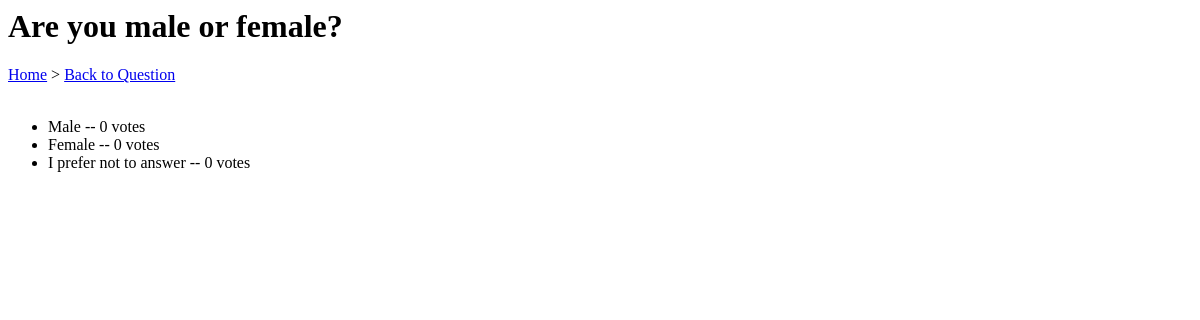
Page /polls/3/results/ on the earlier database version.
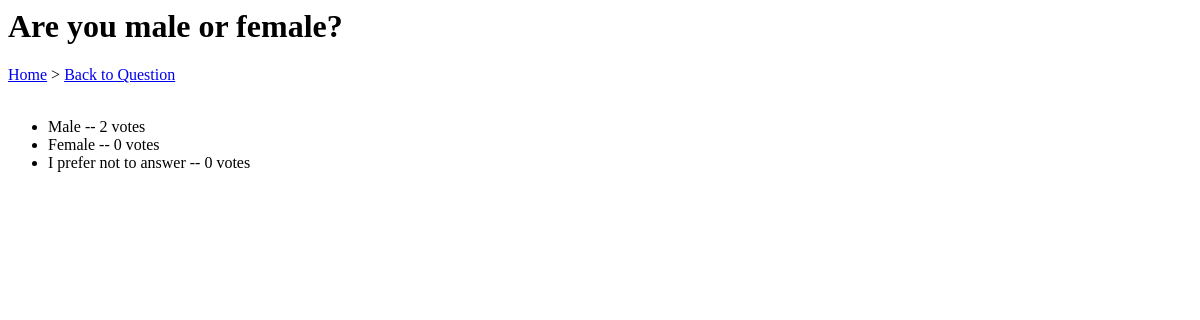
Same page on the later database version.
### polls/models.py (models this page shows, shortened)
class Question(models.Model):
    question_text = models.CharField(max_length=200)
    pub_date = models.DateTimeField('date published')
    def was_published_recently(self):
        now = timezone.now()
        return now - datetime.timedelta(days=1) <= self.pub_date <= now
    was_published_recently.admin_order_field = 'pub_date'
    was_published_recently.boolean = True
    was_published_recently.short_description = 'Published recently?'

class Choice(models.Model):
    question = models.ForeignKey(Question, on_delete=models.CASCADE)
    choice_text = models.CharField(max_length=200)
    votes = models.IntegerField(default=0)

### polls/views.py (the view)
# urls.py: path('<int:pk>/results/', views.ResultsView.as_view(), name='results'),
class ResultsView(generic.DetailView):
    model = Question
    template_name = 'polls/results.html'

### polls/templates/polls/results.html
<h1>{{ question.question_text }}</h1>
<a href="{% url 'polls:index' %}">Home</a> > <a href="{% url 'polls:detail' question.id %}">Back to Question</a> <br /><br />
<ul>
{% for choice in question.choice_set.all %}
    <li>{{ choice.choice_text }} -- {{ choice.votes }} vote{{ choice.votes|pluralize }}</li>
{% endfor %}
</ul>

Differences in the rows shown:
changed Choice "Male": votes "0" → "2"
